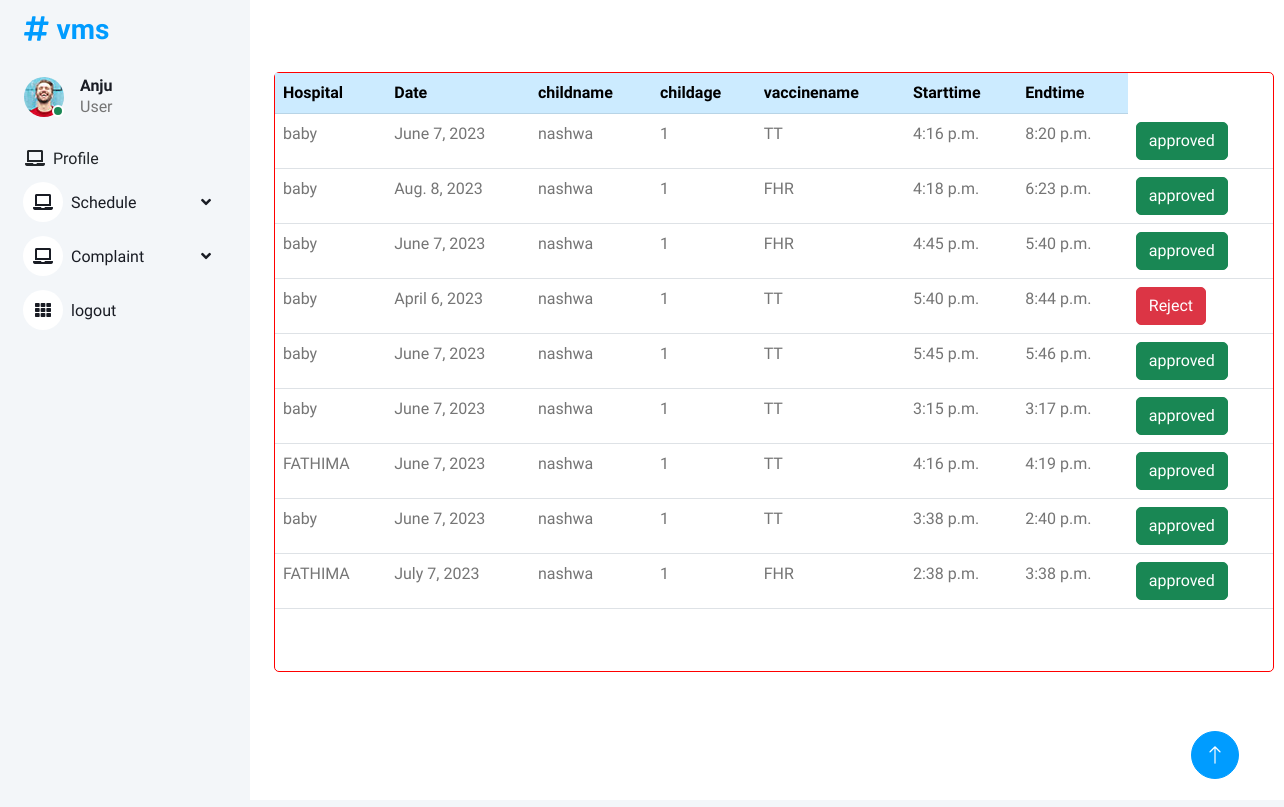
The app's page /bookappointmentstatusviewu/ (signed in) with its own data.
### vmsapp/models.py (models this page shows)
class Bookappointment(models.Model):
    user =models.ForeignKey(vaccination,on_delete=models.CASCADE)
    schedule =models.ForeignKey(Scheduleadd,on_delete=models.CASCADE)
    vaccinename= models.ForeignKey(Vaccine,on_delete=models.CASCADE)
    status =models.IntegerField(default=0)
    vaccinated=models.BooleanField(default=False)
    addreportcard =models.IntegerField(default=0)

class Scheduleadd(models.Model):
    hospital =models.ForeignKey(Hospital,on_delete=models.DO_NOTHING)
    date =models.DateField()
    vaccinename =models.ForeignKey(Vaccine,on_delete=models.CASCADE)
    starttime =models.TimeField()
    endtime =models.TimeField()

class Hospital(models.Model):
    name = models.CharField(max_length=250,blank=True,null=True)
    place = models.CharField(max_length=20,blank=True,null=True)
    email = models.EmailField()
    contact = models.CharField(max_length=250,blank=True,null=True)
    def __str__(self):
        return self.name or f"Hospital {self.name}"

class vaccination(AbstractUser):
    is_user=models.BooleanField(default=False)
    is_nurse=models.BooleanField(default=False)
    gender = models.CharField(max_length=300, null=True)
    childage= models.IntegerField(null=True,blank=True)
    childname= models.CharField(max_length=250)
    address= models.CharField(max_length=2000,null=True)
    name= models.CharField(max_length=250,null=True)
    hospital= models.CharField(max_length=2000,null=True)

class Vaccine(models.Model):
    vaccinename =models.CharField(max_length=250,blank=True,null=True)
    vaccinetype =models.CharField(max_length=20,blank=True,null=True)
    description =models.CharField(max_length=2000,blank=True,null=True)
    def __str__(self):
        return self.vaccinename or f"Vaccine {self.vaccinename}"

### vmsapp/user_views.py (the view)
# urls.py: path('bookappointmentstatusviewu/',user_views.bookappointmentstatusviewu,name='bookappointmentstatusviewu'),
def bookappointmentstatusviewu(request):
    u=request.user
    new = Bookappointment.objects.filter(user=u)
    return render(request,'usertemp/bookappointmentstatusviewu.html',{'new':new})

### templates/usertemp/bookappointmentstatusviewu.html (shortened to what this page needs)
{% extends 'usertemp/base.html' %}
{% load crispy_forms_tags %}
{% block content %}
<div class="card mx-auto mt-5
" style="width: 1000px; height:600px; border:1px solid red"  >
<table class="table">
  <tbody>
  <tr class="table-primary">
    <th>Hospital</th>
    <th>Date</th>
    <th>childname</th>
    <th>childage</th>
    <th>vaccinename</th>
    <th>Starttime</th>
    <th>Endtime</th>
  </tr>
  {% for i in new %}
    <tr>
      <td>{{i.schedule.hospital}}</td>
      <td>{{i.schedule.date}}</td>
      <td>{{i.user.childname}}</td>
      <td>{{i.user.childage}}</td>
      <td>{{i.vaccinename}}</td>
      <td>{{i.schedule.starttime}}</td>
      <td>{{i.schedule.endtime}}</td>
      <td>
        {% if i.status == 0%}
       <button type="button" class="btn btn-success">Approval pending</button>
      {% elif i.status == 1%}
        <button type="button" class="btn btn-success">approved</button>
        {% else %}
        <button type="button" class="btn btn-danger">Reject</button>
        {% endif %}
      </td>
    </tr>
  {% empty %}
  <tr>
    <td colspan="7"><h3>No Results Found</h3></td>
  </tr>
  {% endfor %}
  </tbody>
</table>
</div>
{% endblock %}

### static/Admindashboard/css/style.css (style rules this page uses)
:root { --primary: #009CFF; --light: #F3F6F9; --dark: #191C24; }
.btn { transition: .5s; }

### records on screen
Bookappointment: schedule.hospital "baby", schedule "June 7, 2023", user.childname "nashwa", user.childage "1", vaccinename "TT", schedule.starttime "4:16 p.m.", schedule.endtime "8:20 p.m.", status "approved"
Bookappointment: schedule.hospital "baby", schedule "Aug. 8, 2023", user.childname "nashwa", user.childage "1", vaccinename "FHR", schedule.starttime "4:18 p.m.", schedule.endtime "6:23 p.m.", status "approved"
Bookappointment: schedule.hospital "baby", schedule "June 7, 2023", user.childname "nashwa", user.childage "1", vaccinename "FHR", schedule.starttime "4:45 p.m.", schedule.endtime "5:40 p.m.", status "approved"
Bookappointment: schedule.hospital "baby", schedule "April 6, 2023", user.childname "nashwa", user.childage "1", vaccinename "TT", schedule.starttime "5:40 p.m.", schedule.endtime "8:44 p.m.", status "Reject"
Bookappointment: schedule.hospital "baby", schedule "June 7, 2023", user.childname "nashwa", user.childage "1", vaccinename "TT", schedule.starttime "5:45 p.m.", schedule.endtime "5:46 p.m.", status "approved"
Bookappointment: schedule.hospital "baby", schedule "June 7, 2023", user.childname "nashwa", user.childage "1", vaccinename "TT", schedule.starttime "3:15 p.m.", schedule.endtime "3:17 p.m.", status "approved"
Bookappointment: schedule.hospital "FATHIMA", schedule "June 7, 2023", user.childname "nashwa", user.childage "1", vaccinename "TT", schedule.starttime "4:16 p.m.", schedule.endtime "4:19 p.m.", status "approved"
Bookappointment: schedule.hospital "baby", schedule "June 7, 2023", user.childname "nashwa", user.childage "1", vaccinename "TT", schedule.starttime "3:38 p.m.", schedule.endtime "2:40 p.m.", status "approved"
Bookappointment: schedule.hospital "FATHIMA", schedule "July 7, 2023", user.childname "nashwa", user.childage "1", vaccinename "FHR", schedule.starttime "2:38 p.m.", schedule.endtime "3:38 p.m.", status "approved"
